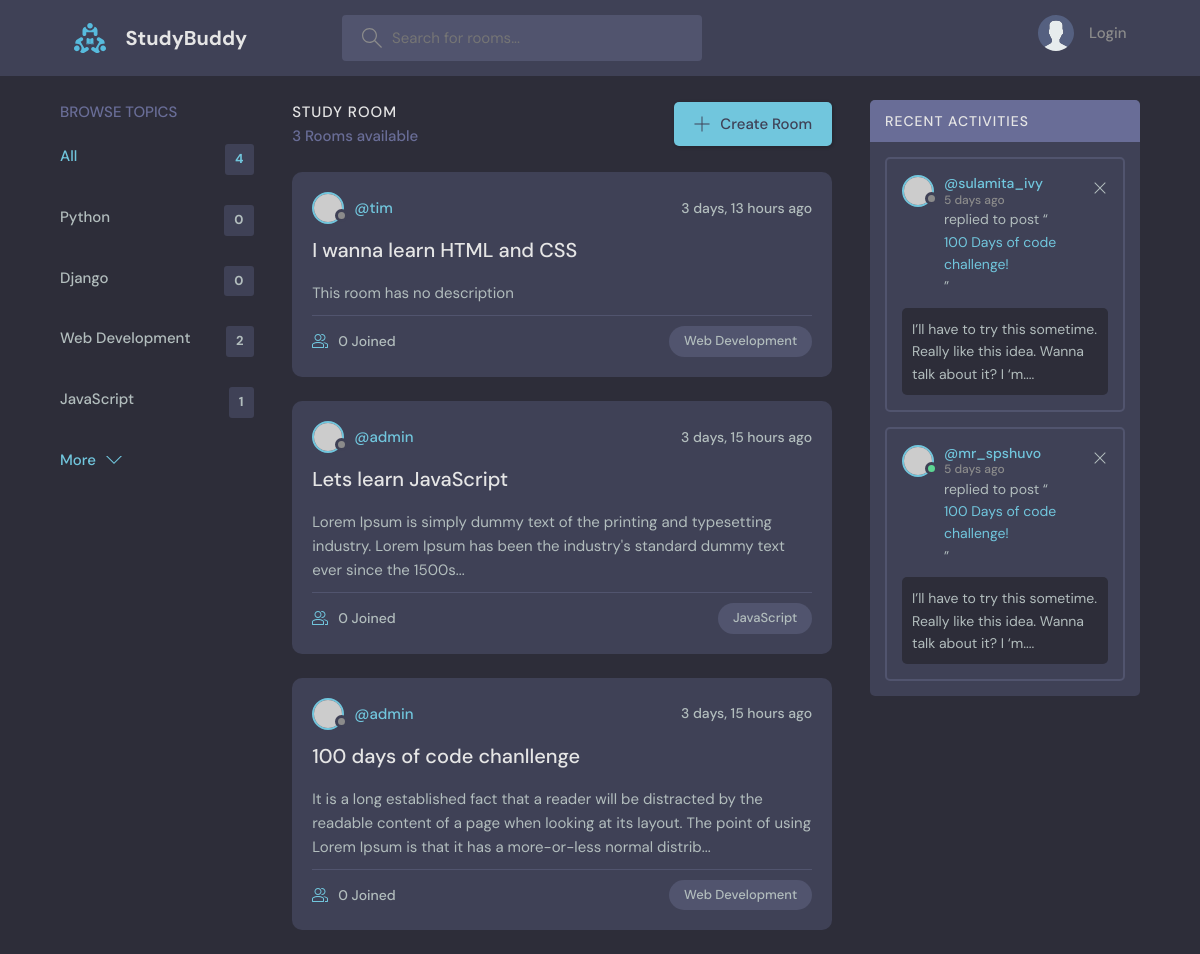
The app's page /, older data.
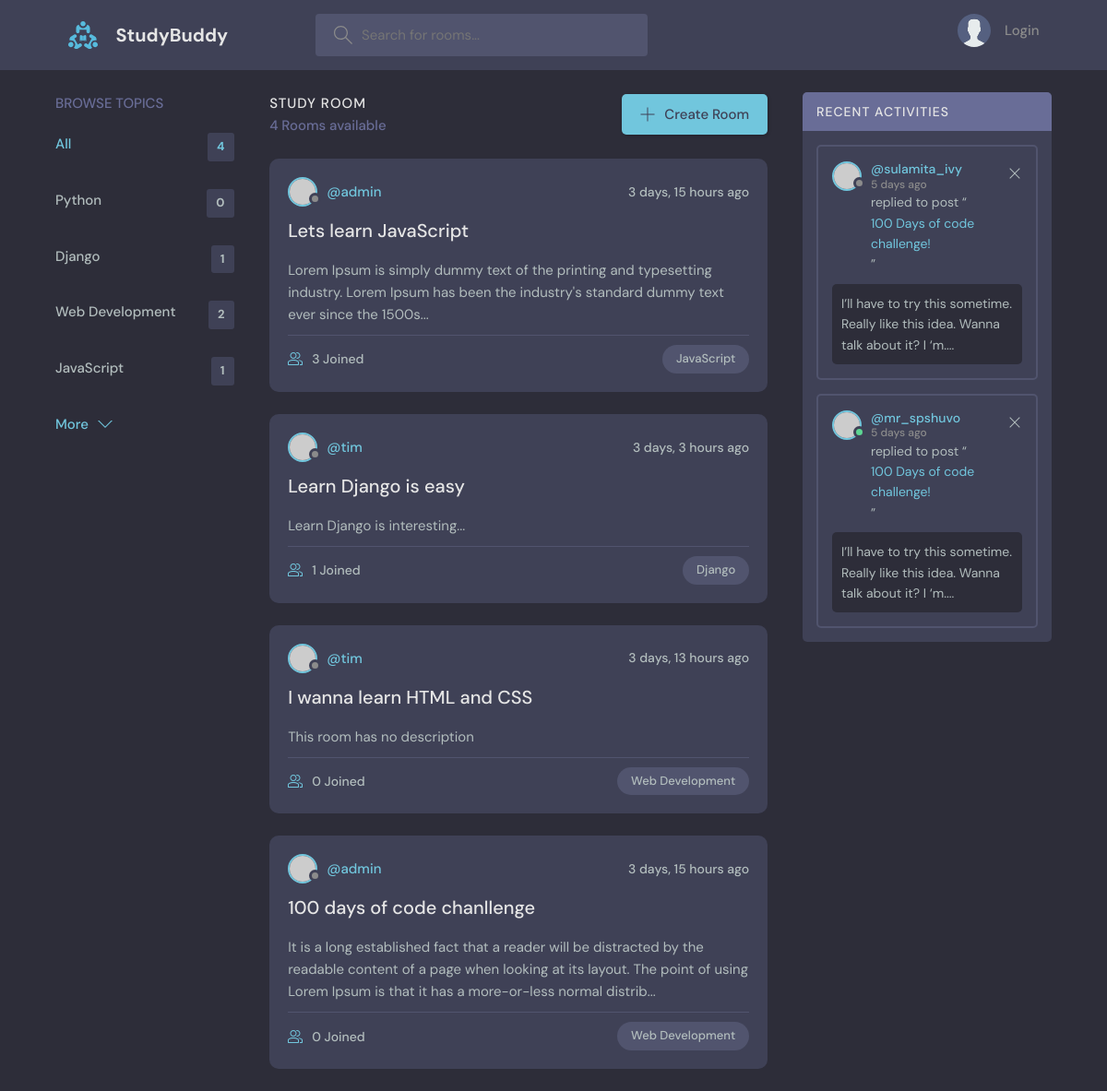
The same page, newer data.
### base/models.py (models this page shows, shortened)
class Topic(models.Model):
    name = models.CharField(max_length=200)

class Room(models.Model):
    host = models.ForeignKey(User, on_delete=models.SET_NULL, null=True)
    topic = models.ForeignKey(Topic, on_delete=models.SET_NULL, null=True)
    name = models.CharField(max_length=200)
    description = models.TextField(null=True, blank=True)
    participants = models.ManyToManyField(User, related_name='participants', blank=True)
    updated = models.DateTimeField(auto_now=True)
    created = models.DateTimeField(auto_now_add=True)
    class Meta:
        ordering = ['-updated', '-created']
    def short_description(self):
        return self.description[:200] if self.description else ''

### base/views.py (the view)
# urls.py: path('', views.home, name="home"),
def home(request):
    q = request.GET.get('q') if request.GET.get('q') != None else ''
    rooms = Room.objects.filter(
        Q(topic__name__icontains=q) |
        Q(name__icontains=q) |
        Q(description__icontains=q) |
        Q(host__username__icontains=q)
        )
    topics = Topic.objects.all()
    room_count = rooms.count()
    room_messages = Message.objects.filter(Q(room__topic__name__icontains=q))
    context = {'rooms':rooms, 'topics': topics, 'room_count':room_count, 'room_messages': room_messages}
    return render(request, 'base/home.html', context)

### base/templates/base/home.html (shortened to what this page needs)
{% extends "main.html" %}
{% block content %}
<main class="layout layout--3">
  <div class="container">
    {% include 'base/topic_component.html' %}
    <div class="roomList">
      <div class="roomList__header">
        <div>
          <h2>Study Room</h2>
          <p>{{room_count}} Rooms available</p>
        </div>
        <a class="btn btn--main" href="create-room.html">
          <svg version="1.1" xmlns="http://www.w3.org/2000/svg" width="32" height="32" viewBox="0 0 32 32">
            <title>add</title>
            <path
              d="M16.943 0.943h-1.885v14.115h-14.115v1.885h14.115v14.115h1.885v-14.115h14.115v-1.885h-14.115v-14.115z"
            ></path>
          </svg>
          Create Room
        </a>
      </div>
      {% include 'base/feed_component.html' %}
    </div>
    <div class="activities">
      <div class="activities__header">
        <h2>Recent Activities</h2>
      </div>
      <div class="activities__box">
        <div class="activities__boxHeader roomListRoom__header">
          <a href="profile.html" class="roomListRoom__author">
            <div class="avatar avatar--small">
              <img src="https://randomuser.me/api/portraits/women/11.jpg" />
            </div>
            <p>
              @sulamita_ivy
              <span>5 days ago</span>
            </p>
          </a>
          <div class="roomListRoom__actions">
            <a href="#">
              <svg version="1.1" xmlns="http://www.w3.org/2000/svg" width="32" height="32" viewBox="0 0 32 32">
                <title>remove</title>
                <path
                  d="M27.314 6.019l-1.333-1.333-9.98 9.981-9.981-9.981-1.333 1.333 9.981 9.981-9.981 9.98 1.333 1.333 9.981-9.98 9.98 9.98 1.333-1.333-9.98-9.98 9.98-9.981z"
                ></path>
              </svg>
            </a>
          </div>
        </div>
        <div class="activities__boxContent">
          <p>replied to post “<a href="room.html">100 Days of code challenge!</a>”</p>
          <div class="activities__boxRoomContent">
            I’ll have to try this sometime. Really like this idea. Wanna talk about it? I ‘m....
          </div>
        </div>
      </div>
      <div class="activities__box">
        <div class="activities__boxHeader roomListRoom__header">
          <a href="profile.html" class="roomListRoom__author">
            <div class="avatar avatar--small active">
              <img src="https://randomuser.me/api/portraits/men/13.jpg" />
            </div>
            <p>
              @mr_spshuvo
              <span>5 days ago</span>
            </p>
          </a>
          <div class="roomListRoom__actions">
            <a href="#">
              <svg version="1.1" xmlns="http://www.w3.org/2000/svg" width="32" height="32" viewBox="0 0 32 32">
                <title>remove</title>
                <path
                  d="M27.314 6.019l-1.333-1.333-9.98 9.981-9.981-9.981-1.333 1.333 9.981 9.981-9.981 9.98 1.333 1.333 9.981-9.98 9.98 9.98 1.333-1.333-9.98-9.98 9.98-9.981z"
                ></path>
              </svg>
            </a>
          </div>
        </div>
        <div class="activities__boxContent">
          <p>replied to post “<a href="room.html">100 Days of code challenge!</a>”</p>
          <div class="activities__boxRoomContent">
            I’ll have to try this sometime. Really like this idea. Wanna talk about it? I ‘m....
          </div>
        </div>
      </div>
    </div>
  </div>
</main>
{% endblock content %}

### base/templates/base/topic_component.html (shortened to what this page needs)
<div class="topics">
<div class="topics__header">
    <h2>Browse Topics</h2>
</div>
<ul class="topics__list">
    <li>
    <a href="{% url 'home' %}" class="active">All <span>{{topics.count}}</span></a>
    </li>
    {% for topic in topics %}
    <li>
    <a href="{% url 'home' %}?q={{topic.name}}">{{topic.name}} <span>{{topic.room_set.all.count}}</span></a>
    </li>
    {% endfor %}
</ul>
<a class="btn btn--link" href="topics.html">
    More
    <svg version="1.1" xmlns="http://www.w3.org/2000/svg" width="32" height="32" viewBox="0 0 32 32">
    <title>chevron-down</title>
    <path d="M16 21l-13-13h-3l16 16 16-16h-3l-13 13z"></path>
    </svg>
</a>
</div>

### base/templates/base/feed_component.html (shortened to what this page needs)
{% for room in rooms %}
<div class="roomListRoom">
    <div class="roomListRoom__header">
        <a href="{% url 'user-profile' room.host.id %}" class="roomListRoom__author">
        <div class="avatar avatar--small">
            <img src="https://randomuser.me/api/portraits/women/11.jpg" />
        </div>
        <span>@{{room.host.username}}</span>
        </a>
        <div class="roomListRoom__actions">
        <span>{{room.created|timesince}} ago</span>
        </div>
    </div>
    <div class="roomListRoom__content">
        <a href="{% url 'room' room.id %}">{{room.name}}</a>
        {% if room.short_description %}
            <p>{{room.short_description}}...</p>
        {% else %}
            <p>This room has no description</p>
        {% endif %}
    </div>
    <div class="roomListRoom__meta">
        <a href="{% url 'room' room.id %}" class="roomListRoom__joined">
        {{room.participants.all.count}} Joined
        </a>
        <p class="roomListRoom__topic">{{room.topic.name}}</p>
    </div>
</div>
{% endfor %}

Row changes from the older to the newer data that the page shows:
computed for Topic "Django": room_set.all.count "0" → "1"
changed Room "Lets learn JavaScript": participants.all.count "0" → "3"; moves up the list
added Room: host.username "tim", created "3 days, 3 hours", name "Learn Django is easy", short_description "Learn Django is interesting", participants.all.count "1", topic.name "Django"
Text that changed along with them:
{{ room_count }}: "3" → "4"
